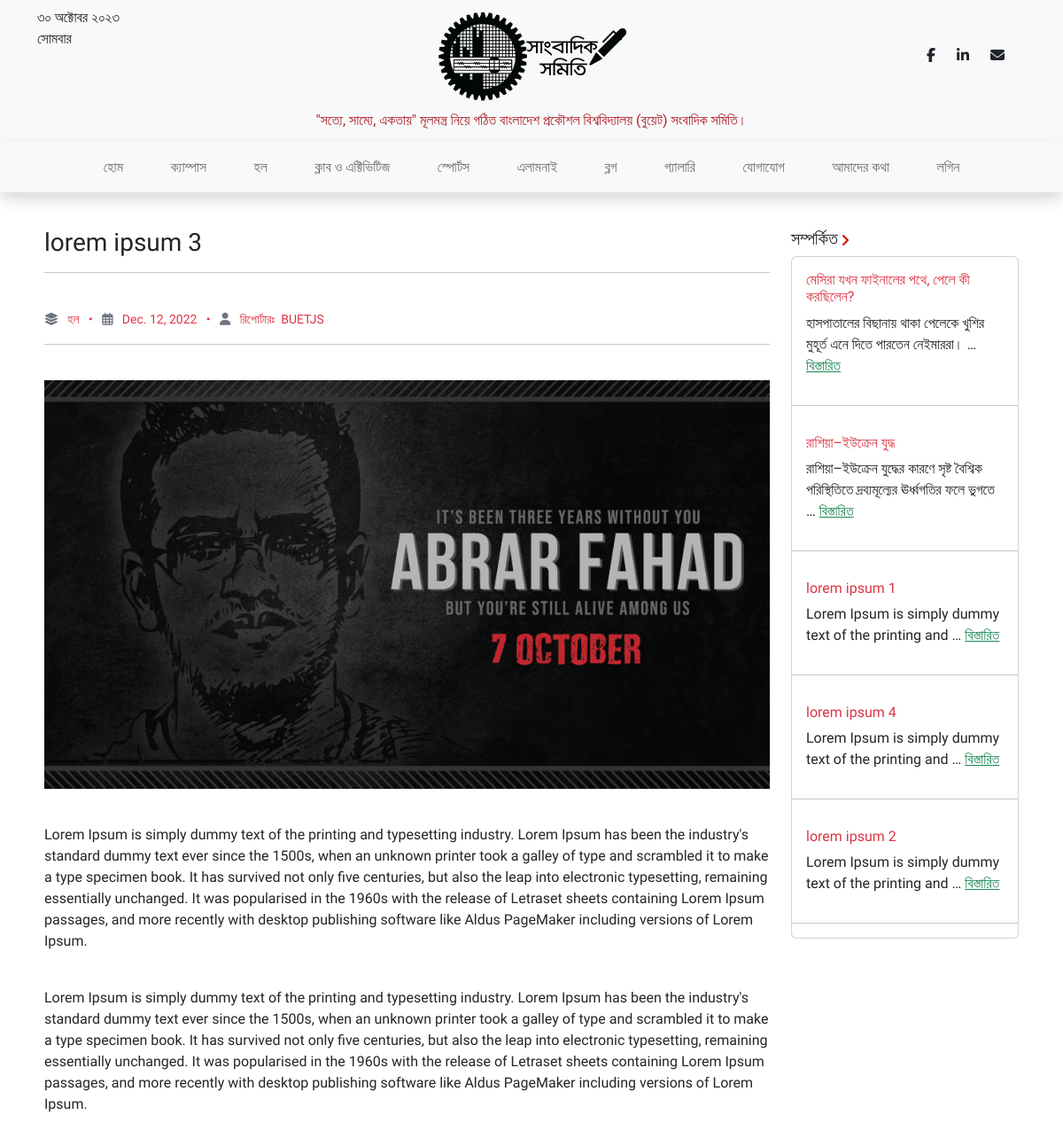
/posts/4/ (upper part), run on an earlier commit of the app's database.
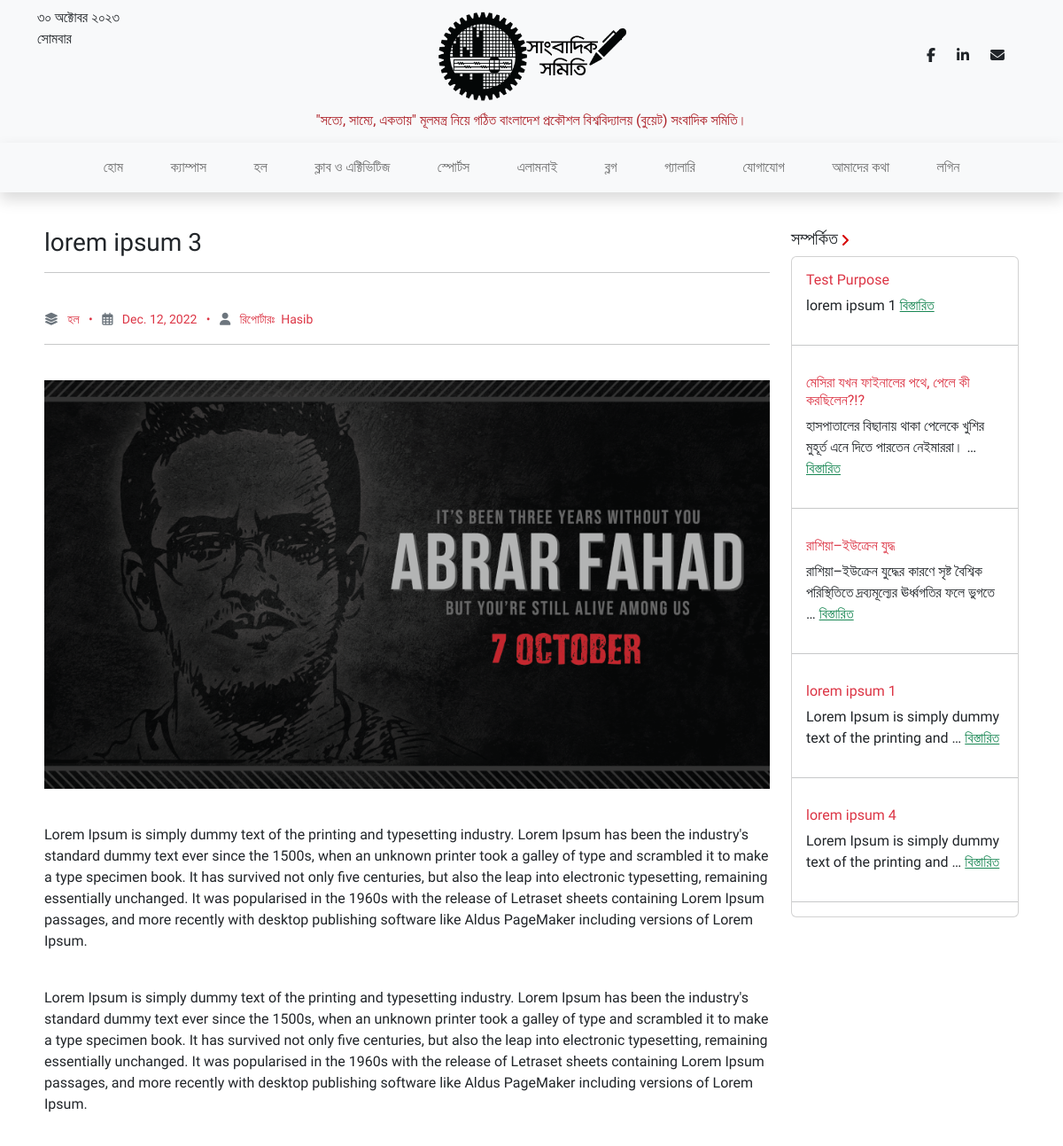
And on a later commit of the database.
### home/models.py (models this page shows, shortened)
class Post(models.Model):
    date = models.DateField(default=datetime.datetime.now, null=True, blank=True)
    category = models.CharField(max_length=100, choices=CATEGORIES, default='ক্যাম্পাস', null=True)
    title = models.CharField(max_length=400)
    para1 = models.TextField(blank=True)
    para2 = models.TextField(blank=True)
    para3 = models.TextField(blank=True)
    para4 = models.TextField(blank=True)
    para5 = models.TextField(blank=True)
    para6 = models.TextField(blank=True)
    para7 = models.TextField(blank=True)
    para8 = models.TextField(blank=True)
    para9 = models.TextField(blank=True)
    para10 = models.TextField(blank=True)
    para11 = models.TextField(blank=True)
    para12 = models.TextField(blank=True)
    para13 = models.TextField(blank=True)
    para14 = models.TextField(blank=True)
    para15 = models.TextField(blank=True)
    para16 = models.TextField(blank=True)
    para17 = models.TextField(blank=True)
    para18 = models.TextField(blank=True)
    para19 = models.TextField(blank=True)
    para20 = models.TextField(blank=True)
    para21 = models.TextField(blank=True)
    para22 = models.TextField(blank=True)
    para23 = models.TextField(blank=True)
    para24 = models.TextField(blank=True)
    para25 = models.TextField(blank=True)
    para26 = models.TextField(blank=True)
    para27 = models.TextField(blank=True)
    para28 = models.TextField(blank=True)
    para29 = models.TextField(blank=True)
    para30 = models.TextField(blank=True)
    para31 = models.TextField(blank=True)
    para32 = models.TextField(blank=True)
    para33 = models.TextField(blank=True)
    para34 = models.TextField(blank=True)
    para35 = models.TextField(blank=True)
    para36 = models.TextField(blank=True)
    para37 = models.TextField(blank=True)
    para38 = models.TextField(blank=True)
    para39 = models.TextField(blank=True)
    para40 = models.TextField(blank=True)
    para41 = models.TextField(blank=True)
    para42 = models.TextField(blank=True)
    para43 = models.TextField(blank=True)
    para44 = models.TextField(blank=True)
    para45 = models.TextField(blank=True)
    para46 = models.TextField(blank=True)
    para47 = models.TextField(blank=True)
    para48 = models.TextField(blank=True)
    para49 = models.TextField(blank=True)
    para50 = models.TextField(blank=True)
    para51 = models.TextField(blank=True)
    para52 = models.TextField(blank=True)
    para53 = models.TextField(blank=True)
    para54 = models.TextField(blank=True)
    para55 = models.TextField(blank=True)
    para56 = models.TextField(blank=True)
    para57 = models.TextField(blank=True)
    para58 = models.TextField(blank=True)
    para59 = models.TextField(blank=True)
    para60 = models.TextField(blank=True)
    para61 = models.TextField(blank=True)
    para62 = models.TextField(blank=True)
    para63 = models.TextField(blank=True)
    para64 = models.TextField(blank=True)
    para65 = models.TextField(blank=True)
    para66 = models.TextField(blank=True)
    para67 = models.TextField(blank=True)
    para68 = models.TextField(blank=True)
    para69 = models.TextField(blank=True)
    para70 = models.TextField(blank=True)
    para71 = models.TextField(blank=True)
    para72 = models.TextField(blank=True)
    para73 = models.TextField(blank=True)
    para74 = models.TextField(blank=True)
    para75 = models.TextField(blank=True)
    para76 = models.TextField(blank=True)
    para77 = models.TextField(blank=True)
    para78 = models.TextField(blank=True)
    para79 = models.TextField(blank=True)
    para80 = models.TextField(blank=True)
    para81 = models.TextField(blank=True)
    para82 = models.TextField(blank=True)
    para83 = models.TextField(blank=True)
    para84 = models.TextField(blank=True)
    para85 = models.TextField(blank=True)
    para86 = models.TextField(blank=True)
    para87 = models.TextField(blank=True)
    para88 = models.TextField(blank=True)
    para89 = models.TextField(blank=True)
    para90 = models.TextField(blank=True)
    para91 = models.TextField(blank=True)
    para92 = models.TextField(blank=True)
    para93 = models.TextField(blank=True)
    para94 = models.TextField(blank=True)
    para95 = models.TextField(blank=True)
    para96 = models.TextField(blank=True)
    para97 = models.TextField(blank=True)
    para98 = models.TextField(blank=True)
    para99 = models.TextField(blank=True)
    para100 = models.TextField(blank=True)
    img1 = models.ImageField(upload_to ='static/uploads', blank=True)
    img1caption = models.CharField(max_length=500, blank=True)
    img2 = models.ImageField(upload_to ='static/uploads', blank=True)
    img2caption = models.CharField(max_length=500, blank=True)
    img3 = models.ImageField(upload_to ='static/uploads', blank=True)
    img3caption = models.CharField(max_length=500, blank=True)
    img4 = models.ImageField(upload_to ='static/uploads', blank=True)
    img4caption = models.CharField(max_length=500, blank=True)
    img5 = models.ImageField(upload_to ='static/uploads', blank=True)
    img5caption = models.CharField(max_length=500, blank=True)
    img6 = models.ImageField(upload_to ='static/uploads', blank=True)
    img6caption = models.CharField(max_length=500, blank=True)
    img7 = models.ImageField(upload_to ='static/uploads', blank=True)
    img7caption = models.CharField(max_length=500, blank=True)
    img8 = models.ImageField(upload_to ='static/uploads', blank=True)
    img8caption = models.CharField(max_length=500, blank=True)
    img9 = models.ImageField(upload_to ='static/uploads', blank=True)
    img9caption = models.CharField(max_length=500, blank=True)
    img10 = models.ImageField(upload_to ='static/uploads', blank=True)
    img10caption = models.CharField(max_length=500, blank=True)
    author = models.CharField(max_length=264, default='BUETJS')

### home/views.py (the view, shortened to what this page needs)
# urls.py: path('posts/<str:id>/',views.post, name="post"),
def post(request,id):
    try:
        comment_form = CommentForm()
        post = Post.objects.get(id=id)
        all_posts = Post.objects.order_by('date').reverse()
        context = {'post': post, 'posts' : all_posts,'form': comment_form}
        return render(request, 'home/viewpost.html', context)
    except Post.DoesNotExist:
        return render(request, 'not-found.html')

### template/home/viewpost.html (shortened to what this page needs)
{% extends 'base.html' %}
{% load static %}
{% block styles %}
    <link rel="stylesheet" href="{% static 'css/viewpost.css' %}" />
{% endblock %}
{% block body_block %}
<div class="container row px-2 mx-auto py-4 justify-content-center post-wrapper">
    <div class="post-details">
        <h3 class="post-headline">
            {{post.title}}
          </h3>
          <hr />
          <br />
          <div class="post-infos text-danger">
            <small><i class="fas fa-layer-group text-secondary"></i> &nbsp; {{post.category}} &nbsp; • &nbsp; <i class="far fa-calendar-alt text-secondary"></i> &nbsp; {{post.date}} &nbsp; • &nbsp; <i class="fas fa-user text-secondary"></i>  &nbsp; রিপোর্টারঃ  &nbsp;{{post.author}}</small>
          </div>
          <hr />
          <br />
          <div class="post-body">
              <img src="/{{STATIC_URL}}{{post.img1}}" width="100%" alt="{{post.img1caption}}" /><p class="img-caption"> </p> <br />
            <p>{{post.para1}}</p><br />
            <p>{{post.para2}}</p><br />
            <p>{{post.para3}}</p><br />
            <p>{{post.para4}}</p><br />
            {% if post.para5 %}
            <p>{{post.para5}}</p><br />
            {% endif %}
            {% if post.para6 %}
            <p>{{post.para6}}</p><br />
            {% endif %}
          </div>
    </div>
    <div class="suggested">
        <h5 class="posts-top">
          সম্পর্কিত
          <span class="text-danger">
          </span>
        </h5>
        <div class="card" style="width:100%">
          {% for post in posts|slice:":5" %}
        <div class="card-body">
          <h6 class="card-title text-danger">{{post.title}}</h6>
          <p class="card-text">{{post.para1|truncatewords:10}} <a href="/posts/{{post.id}}" class=" text-success">বিস্তারিত</a></p>
        </div> <hr>
        {% endfor %}
      </div>
      </div>
  </div>
{% endblock body_block %}

What changed in the data, as far as the page shows it:
removed Post: title "lorem ipsum 2", para1 "Lorem Ipsum is simply dummy text of the printing and …"
changed Post "lorem ipsum 3": author "BUETJS" → "Hasib"
added Post: title "Test Purpose", para1 "lorem ipsum 1"
changed Post "হাসপাতালের বিছানায় থাকা পেলেকে খুশির মুহূর্ত এনে দিতে পারতেন নেইমাররা। …": title "মেসিরা যখন ফাইনালের পথে, পেলে কী করছিলেন?" → "মেসিরা যখন ফাইনালের পথে, পেলে কী করছিলেন?!?"
